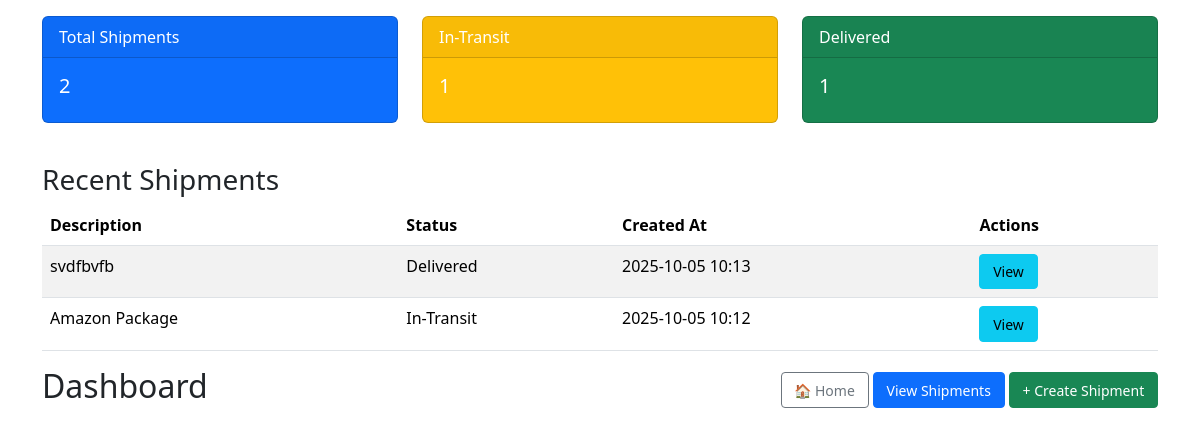
The app's page /dashboard (signed in) with its own data.
### app.py (models this page shows, shortened)
class Shipment(db.Model):
    __tablename__ = "shipments"
    id = db.Column(db.Integer, primary_key=True)
    description = db.Column(db.Text, nullable=False)
    status = db.Column(SAEnum(ShipmentStatus), nullable=False, default=ShipmentStatus.pending)
    is_fragile = db.Column(db.Boolean, nullable=False, default=False)
    base_cost = db.Column(db.Float, nullable=False, default=0.0)
    tax_rate = db.Column(db.Float, nullable=False, default=0.0)
    handling_fee = db.Column(db.Float, nullable=False, default=0.0)
    created_at = db.Column(db.DateTime, default=datetime.utcnow)
    updated_at = db.Column(db.DateTime, default=datetime.utcnow, onupdate=datetime.utcnow)

### app.py (the view)
@app.route('/dashboard')
@login_required
def dashboard():
    stats = {
        'total_shipments': Shipment.query.count(),
        'in_transit': Shipment.query.filter_by(status=ShipmentStatus.in_transit).count(),
        'delivered': Shipment.query.filter_by(status=ShipmentStatus.delivered).count()
    }
    recent_shipments = Shipment.query.order_by(Shipment.created_at.desc()).limit(5).all()
    return render_template('dashboard.html', user=current_user, stats=stats, recent_shipments=recent_shipments)

### app.py (called while the page is built)
@login_manager.user_loader
def load_user(user_id):
    return User.query.get(int(user_id))

### templates/dashboard.html (shortened to what this page needs)
{% extends "base.html" %}
{% block content %}
<div class="row">
    <div class="col-md-4">
        <div class="card text-white bg-primary mb-3">
            <div class="card-header">Total Shipments</div>
            <div class="card-body">
                <h5 class="card-title">{{ stats.total_shipments }}</h5>
            </div>
        </div>
    </div>
    <div class="col-md-4">
        <div class="card text-white bg-warning mb-3">
            <div class="card-header">In-Transit</div>
            <div class="card-body">
                <h5 class="card-title">{{ stats.in_transit }}</h5>
            </div>
        </div>
    </div>
    <div class="col-md-4">
        <div class="card text-white bg-success mb-3">
            <div class="card-header">Delivered</div>
            <div class="card-body">
                <h5 class="card-title">{{ stats.delivered }}</h5>
            </div>
        </div>
    </div>
</div>
<div class="mt-4">
    <h3>Recent Shipments</h3>
    <div class="table-responsive">
        <table class="table table-striped table-hover">
            <thead>
                <tr>
                    <th>Description</th>
                    <th>Status</th>
                    <th>Created At</th>
                    <th>Actions</th>
                </tr>
            </thead>
            <tbody>
                {% for shipment in recent_shipments %}
                <tr>
                    <td>{{ shipment.description }}</td>
                    <td>{{ shipment.status.value }}</td>
                    <td>{{ shipment.created_at.strftime('%Y-%m-%d %H:%M') }}</td>
                    <td>
                        <a href="{{ url_for('view_shipment', shipment_id=shipment.id) }}" class="btn btn-info btn-sm">View</a>
                    </td>
                </tr>
                {% endfor %}
            </tbody>
        </table>
    </div>
</div>
<div class="d-flex justify-content-between align-items-center mb-3">
  <h2>Dashboard</h2>
  <div>
    <a href="{{ url_for('index') }}" class="btn btn-outline-secondary btn-sm">🏠 Home</a>
    <a href="{{ url_for('list_shipments') }}" class="btn btn-primary btn-sm">View Shipments</a>
    <a href="{{ url_for('create_shipment') }}" class="btn btn-success btn-sm">+ Create Shipment</a>
  </div>
</div>
{% endblock %}

### static/css/style.css (style rules this page uses)
.btn-sm { padding: 0.4rem 0.8rem; font-size: 0.875rem; }

### records on screen
Shipment: description "svdfbvfb", status.value "Delivered", created_at "2025-10-05 10:13"
Shipment: description "Amazon Package", status.value "In-Transit", created_at "2025-10-05 10:12"

### other values on screen
{{ stats.total_shipments }} "2"
{{ stats.in_transit }} "1"
{{ stats.delivered }} "1"
